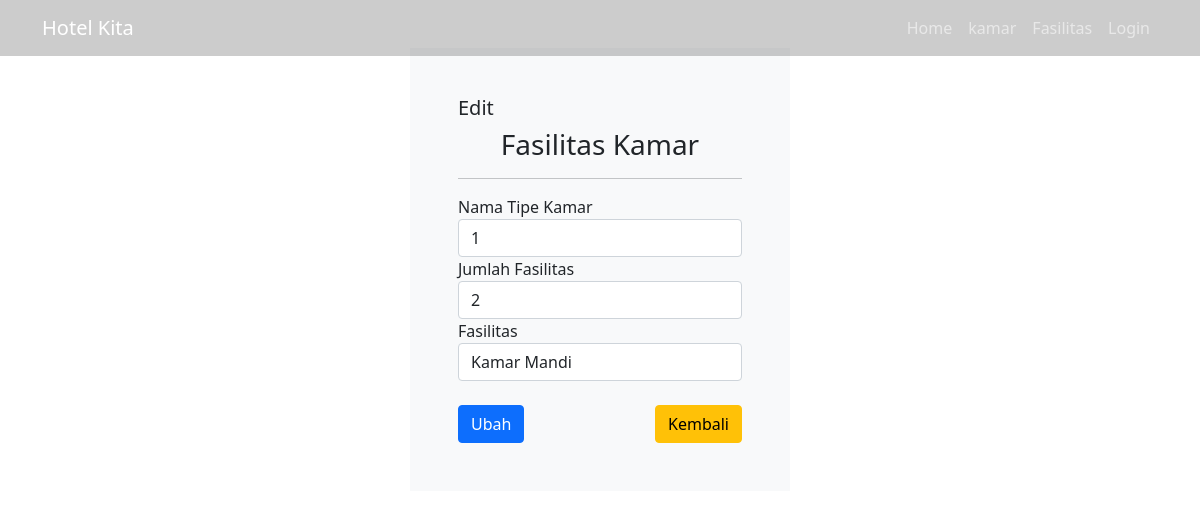
Screenshot of /fkamar_edit.php?id=11 with the database file from the repository.
### tables this page shows
CREATE TABLE `tb_fkamar` (
  `fk_id` int(11) NOT NULL,
  `fk_tipe` int(11) NOT NULL,
  `fk_jumlah` int(11) NOT NULL,
  `fk_fasilitas` varchar(65) NOT NULL
);

### fkamar_edit.php (the view, shortened to what this page needs)
<?php
include 'header.php';
?>
<div class="container">
    <?php
    include '../config.php';
    $id = $_GET['id'];
    $sql = mysqli_query($dbconnect, "SELECT * FROM tb_fkamar WHERE fk_id=$id");
    $d = mysqli_fetch_array($sql);
    ?>
    <br><br>
    <div class="row">
        <div class="col-md-4 mx-auto bg-light p-5">
            <h5>Edit</h5>
            <h3 class="text-center">Fasilitas Kamar</h3>
            <hr>
            <form action="action/fk_update.php?" method="post">
                <div class="form-group">
                    <label>Nama Tipe Kamar</label>
                    <select type="text" name="tipe" class="form-control" required="required">
                        <option selected><?php echo $d['fk_tipe'] ?></option>
                    </select>
                </div>
                <div class="form-group">
                    <label>Jumlah Fasilitas</label>
                    <input type="number" name="jfasilitas" value="<?php echo $d['fk_jumlah'] ?>" class="form-control" required="required">
                </div>
                <div class="form-group">
                    <label>Fasilitas</label>
                    <input type="text" name="fasilitas" value="<?php echo $d['fk_fasilitas'] ?>" class="form-control" required="required">
                </div>
                <br>
                <div class="form-group d-flex justify-content-between">
                    <input type="submit" value="Ubah" class="btn btn-primary">
                    <a href="fkamar.php" class="btn btn-warning">Kembali</a>
                </div>
            </form>
        </div>
    </div>
</div>

### rows the page displays
tb_fkamar: tipe "1", jfasilitas "2", fasilitas "Kamar Mandi"
